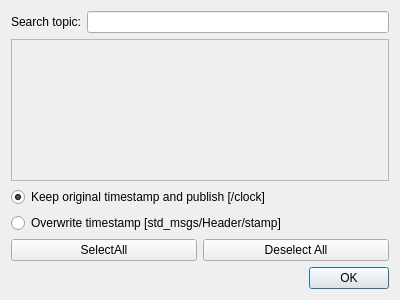
<?xml version="1.0" encoding="UTF-8"?>
<ui version="4.0">
 <class>PublisherSelect</class>
 <widget class="QDialog" name="PublisherSelect">
  <property name="geometry">
   <rect>
    <x>0</x>
    <y>0</y>
    <width>400</width>
    <height>300</height>
   </rect>
  </property>
  <property name="minimumSize">
   <size>
    <width>400</width>
    <height>300</height>
   </size>
  </property>
  <property name="windowTitle">
   <string>Select topics to be published</string>
  </property>
  <layout class="QVBoxLayout" name="verticalLayout">
   <item>
    <layout class="QHBoxLayout" name="topicSearchLayout">
     <item>
      <widget class="QLabel" name="searchTopicLabel">
       <property name="text">
        <string>Search topic:</string>
       </property>
      </widget>
     </item>
     <item>
      <widget class="QLineEdit" name="searchTopicLineEdit"/>
     </item>
    </layout>
   </item>
   <item>
    <widget class="QScrollArea" name="scrollArea">
     <property name="widgetResizable">
      <bool>true</bool>
     </property>
     <widget class="QWidget" name="scrollAreaWidgetContents">
      <property name="geometry">
       <rect>
        <x>0</x>
        <y>0</y>
        <width>380</width>
        <height>158</height>
       </rect>
      </property>
      <layout class="QVBoxLayout" name="verticalLayout_3">
       <property name="spacing">
        <number>0</number>
       </property>
       <property name="leftMargin">
        <number>0</number>
       </property>
       <property name="topMargin">
        <number>0</number>
       </property>
       <property name="rightMargin">
        <number>0</number>
       </property>
       <property name="bottomMargin">
        <number>0</number>
       </property>
       <item>
        <layout class="QFormLayout" name="formLayout"/>
       </item>
      </layout>
     </widget>
    </widget>
   </item>
   <item>
    <widget class="QRadioButton" name="radioButtonClock">
     <property name="focusPolicy">
      <enum>Qt::NoFocus</enum>
     </property>
     <property name="toolTip">
      <string>&lt;html&gt;&lt;head/&gt;&lt;body&gt;&lt;p&gt;&lt;span style=&quot; color:#2e3436;&quot;&gt;Publish the topic [/clock].&lt;/span&gt;&lt;span style=&quot; font-family:'monospace'; color:#2e3436;&quot;/&gt;&lt;/p&gt;&lt;p&gt;&lt;span style=&quot; font-family:'monospace'; color:#2e3436;&quot;&gt;You should set rosparam use_sim_time = true&lt;/span&gt;&lt;/p&gt;&lt;/body&gt;&lt;/html&gt;</string>
     </property>
     <property name="text">
      <string>Keep original timestamp and publish [/clock]</string>
     </property>
     <property name="checked">
      <bool>true</bool>
     </property>
    </widget>
   </item>
   <item>
    <widget class="QRadioButton" name="radioButtonHeaderStamp">
     <property name="focusPolicy">
      <enum>Qt::NoFocus</enum>
     </property>
     <property name="toolTip">
      <string>&lt;html&gt;&lt;head/&gt;&lt;body&gt;&lt;p&gt;&lt;span style=&quot; color:#2e3436;&quot;&gt;Pretend it is a new message.&lt;/span&gt;&lt;/p&gt;&lt;p&gt;&lt;span style=&quot; font-family:'monospace'; color:#2e3436;&quot;&gt;The timestamp of the original message will be overwritten with ros::Time::Now()&lt;/span&gt;&lt;/p&gt;&lt;/body&gt;&lt;/html&gt;</string>
     </property>
     <property name="text">
      <string>Overwrite timestamp [std_msgs/Header/stamp]</string>
     </property>
    </widget>
   </item>
   <item>
    <layout class="QHBoxLayout" name="horizontalLayout">
     <item>
      <widget class="QPushButton" name="pushButtonSelect">
       <property name="focusPolicy">
        <enum>Qt::NoFocus</enum>
       </property>
       <property name="text">
        <string>SelectAll</string>
       </property>
      </widget>
     </item>
     <item>
      <widget class="QPushButton" name="pushButtonDeselect">
       <property name="focusPolicy">
        <enum>Qt::NoFocus</enum>
       </property>
       <property name="text">
        <string>Deselect All</string>
       </property>
      </widget>
     </item>
    </layout>
   </item>
   <item>
    <widget class="QDialogButtonBox" name="buttonBox">
     <property name="orientation">
      <enum>Qt::Horizontal</enum>
     </property>
     <property name="standardButtons">
      <set>QDialogButtonBox::Ok</set>
     </property>
    </widget>
   </item>
  </layout>
 </widget>
 <resources/>
 <connections>
  <connection>
   <sender>buttonBox</sender>
   <signal>accepted()</signal>
   <receiver>PublisherSelect</receiver>
   <slot>accept()</slot>
   <hints>
    <hint type="sourcelabel">
     <x>248</x>
     <y>254</y>
    </hint>
    <hint type="destinationlabel">
     <x>157</x>
     <y>274</y>
    </hint>
   </hints>
  </connection>
  <connection>
   <sender>buttonBox</sender>
   <signal>rejected()</signal>
   <receiver>PublisherSelect</receiver>
   <slot>reject()</slot>
   <hints>
    <hint type="sourcelabel">
     <x>316</x>
     <y>260</y>
    </hint>
    <hint type="destinationlabel">
     <x>286</x>
     <y>274</y>
    </hint>
   </hints>
  </connection>
 </connections>
</ui>
